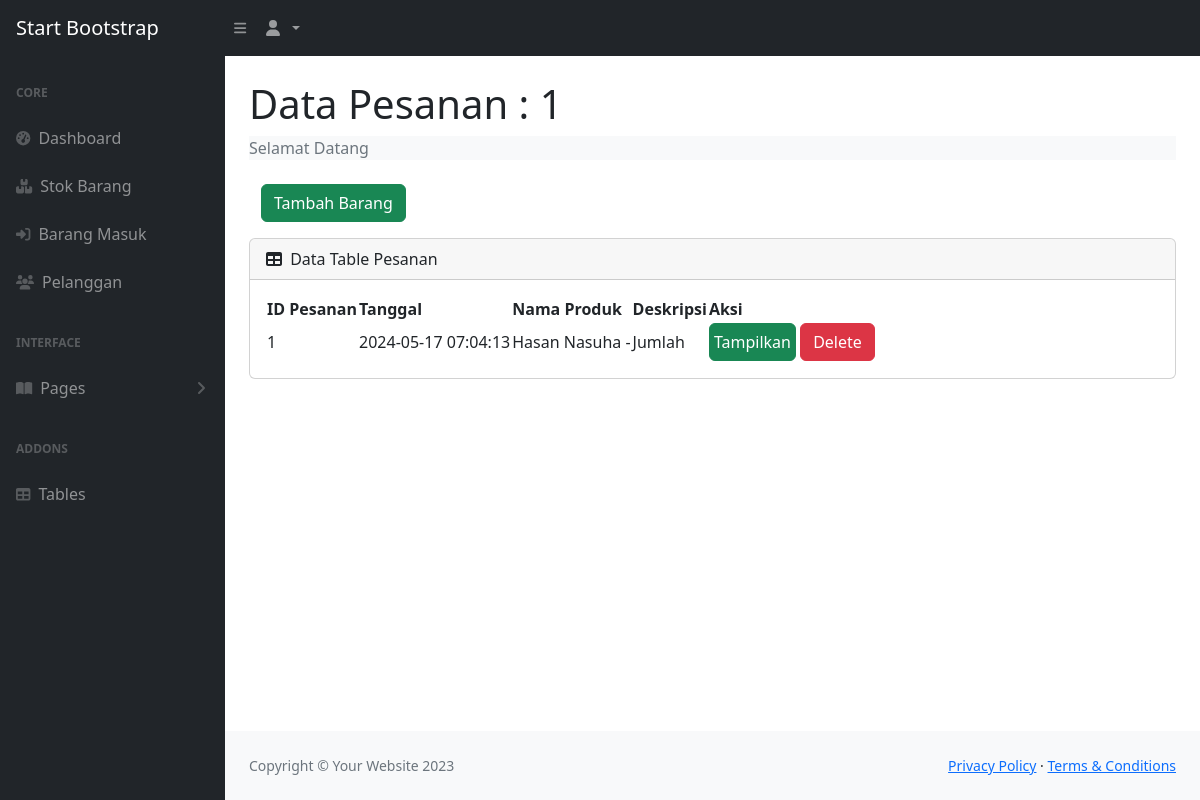
The page /view.php?idp=1 on the database its author committed.
### tables this page shows
CREATE TABLE `pesanan` (
  `idpesanan` int(11) NOT NULL,
  `tanggal` timestamp NULL DEFAULT current_timestamp(),
  `idpelanggan` int(11) NOT NULL
);

CREATE TABLE `pelanggan` (
  `idpelanggan` int(11) NOT NULL,
  `nama_pelanggan` varchar(50) NOT NULL,
  `no_telp` varchar(50) NOT NULL,
  `alamat` text NOT NULL
);

### view.php (the view, shortened to what this page needs)
<?php
  require 'function.php';
  if(isset($_GET['idp'])){
    $idp = $_GET['idp'];
  }
  else {
    header('location:index.php');
  }
?>
<!DOCTYPE html>
<html lang="en">
  <head>
    <link href="https://cdn.jsdelivr.net/npm/simple-datatables@7.1.2/dist/style.min.css" rel="stylesheet" />
    <link href="css/index.css" rel="stylesheet" />
  </head>
  <body class="sb-nav-fixed">
    <nav class="sb-topnav navbar navbar-expand navbar-dark bg-dark">
      <a class="navbar-brand ps-3" href="index.php">Start Bootstrap</a>
      <button class="btn btn-link btn-sm order-1 order-lg-0 me-4 me-lg-0" id="sidebarToggle" href="#!">
        <i class="fas fa-bars"></i>
      </button>
      <ul class="navbar-nav ms-auto ms-md-0 me-3 me-lg-4">
        <li class="nav-item dropdown">
          <a class="nav-link dropdown-toggle" id="navbarDropdown" href="#" role="button" data-bs-toggle="dropdown" aria-expanded="false">
            <i class="fas fa-user fa-fw"></i>
          </a>
        </li>
      </ul>
    </nav>
    <div id="layoutSidenav">
      <div id="layoutSidenav_nav">
        <nav class="sb-sidenav accordion sb-sidenav-dark" id="sidenavAccordion">
          <div class="sb-sidenav-menu">
            <div class="nav">
              <div class="sb-sidenav-menu-heading">Core</div>
              <a class="nav-link" href="index.php">
                <div class="sb-nav-link-icon">
                  <i class="fas fa-tachometer-alt"></i>
                </div>
                Dashboard
              </a>
              <a class="nav-link" href="stock.php">
                <div class="sb-nav-link-icon">
                  <i class="fa-solid fa-boxes-stacked"></i>
                </div>
                Stok Barang
              </a>
              <a class="nav-link" href="masuk.php">
                <div class="sb-nav-link-icon">
                  <i class="fa-solid fa-right-to-bracket"></i>
                </div>
                Barang Masuk
              </a>
              <a class="nav-link" href="pelanggan.php">
                <div class="sb-nav-link-icon">
                  <i class="fa-solid fa-users"></i>
                </div>
                Pelanggan
              </a>
              <div class="sb-sidenav-menu-heading">Interface</div>
              <a class="nav-link collapsed" href="#" data-bs-toggle="collapse" data-bs-target="#collapsePages" aria-expanded="false" aria-controls="collapsePages">
                <div class="sb-nav-link-icon">
                  <i class="fas fa-book-open"></i>
                </div>
                Pages
                <div class="sb-sidenav-collapse-arrow">
                  <i class="fas fa-angle-down"></i>
                </div>
              </a>
              <div class="sb-sidenav-menu-heading">Addons</div>
              <a class="nav-link" href="tables.html">
                <div class="sb-nav-link-icon"><i class="fas fa-table"></i></div>
                Tables
              </a>
            </div>
          </div>
        </nav>
      </div>
      <div id="layoutSidenav_content">
        <main>
          <div class="container-fluid px-4">
            <h1 class="mt-4">Data Pesanan : <?=$idp;?></h1>
            <ol class="breadcrumb bg-light mb-4">
              <li class="breadcrumb-item active">Selamat Datang</li>
            </ol>
            <div class="container mb-3">
                <button type="button" class="btn btn-success" data-bs-toggle="modal" data-bs-target="#exampleModal">
                Tambah Barang
                </button>
            </div>
            <div class="card mb-4">
              <div class="card-header">
                <i class="fas fa-table me-1"></i>
                Data Table Pesanan
              </div>
              <div class="card-body">
                <table id="datatablesSimple">
                  <thead>
                    <tr>
                      <th>ID Pesanan</th>
                      <th>Tanggal</th>
                      <th>Nama Produk</th>
                      <th>Deskripsi</th>
                      <th>Aksi</th>
                    </tr>
                  </thead>
                  <tbody>
                  <?php
                    $get = mysqli_query($con, 'SELECT * FROM pesanan p, pelanggan pl WHERE p.idpelanggan=pl.idpelanggan');
                    while($p = mysqli_fetch_array($get)){
                      $idpesanan = $p['idpesanan'];
                      $tanggal = $p['tanggal'];
                      $namapelanggan = $p['nama_pelanggan'];
                  ?>
                    <tr>
                      <td><?=$idpesanan;?></td>
                      <td><?=$tanggal;?></td>
                      <td><?=$namapelanggan;?> - <?=$alamat;?></td>
                      <td>Jumlah</td>
                      <td><a href="view.php?idp=<?=$idpesanan;?>" class="btn btn-success px-1" target="blank">Tampilkan</a>
                      <a href="" class="btn btn-danger ">Delete</a></td>
                    </tr>
                  <?php
                    };
                  ?>
                  </tbody>
                </table>
              </div>
            </div>
          </div>
        </main>
        <footer class="py-4 bg-light mt-auto">
          <div class="container-fluid px-4">
            <div class="d-flex align-items-center justify-content-between small">
              <div class="text-muted">Copyright &copy; Your Website 2023</div>
              <div>
                <a href="#">Privacy Policy</a>
                &middot;
                <a href="#">Terms &amp; Conditions</a>
              </div>
            </div>
          </div>
        </footer>
      </div>
    </div>
  </body>
</html>

### rows shown on the page
pesanan: idpesanan "1", tanggal "2024-05-17 07:04:13", idpelanggan.nama_pelanggan "Hasan Nasuha"

### other values the page prints
$idp "1"
